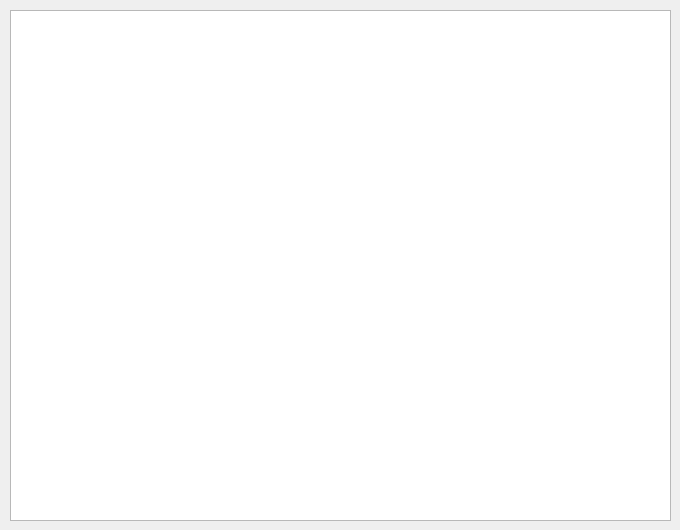
<?xml version="1.0" encoding="UTF-8"?>
<ui version="4.0">
 <class>HotkeysDialog</class>
 <widget class="QDialog" name="HotkeysDialog">
  <property name="geometry">
   <rect>
    <x>0</x>
    <y>0</y>
    <width>680</width>
    <height>530</height>
   </rect>
  </property>
  <property name="minimumSize">
   <size>
    <width>680</width>
    <height>530</height>
   </size>
  </property>
  <property name="maximumSize">
   <size>
    <width>680</width>
    <height>530</height>
   </size>
  </property>
  <property name="windowTitle">
   <string>Key/Mouse Actions</string>
  </property>
  <widget class="QTableWidget" name="tableWidget">
   <property name="geometry">
    <rect>
     <x>10</x>
     <y>10</y>
     <width>661</width>
     <height>511</height>
    </rect>
   </property>
   <property name="focusPolicy">
    <enum>Qt::NoFocus</enum>
   </property>
  </widget>
 </widget>
 <resources/>
 <connections/>
</ui>
